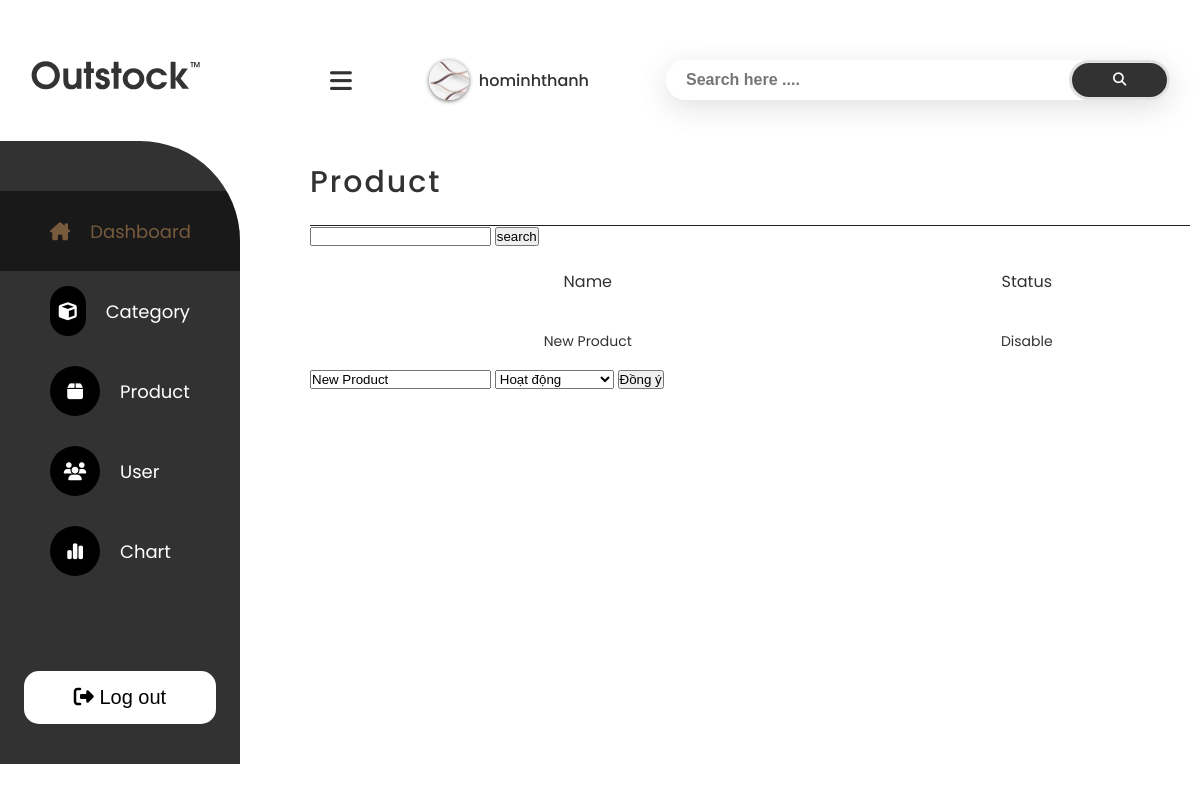
Page /pj-outstock-wb/admin/index.php?act=edit_cate&id=18 on the earlier database version.
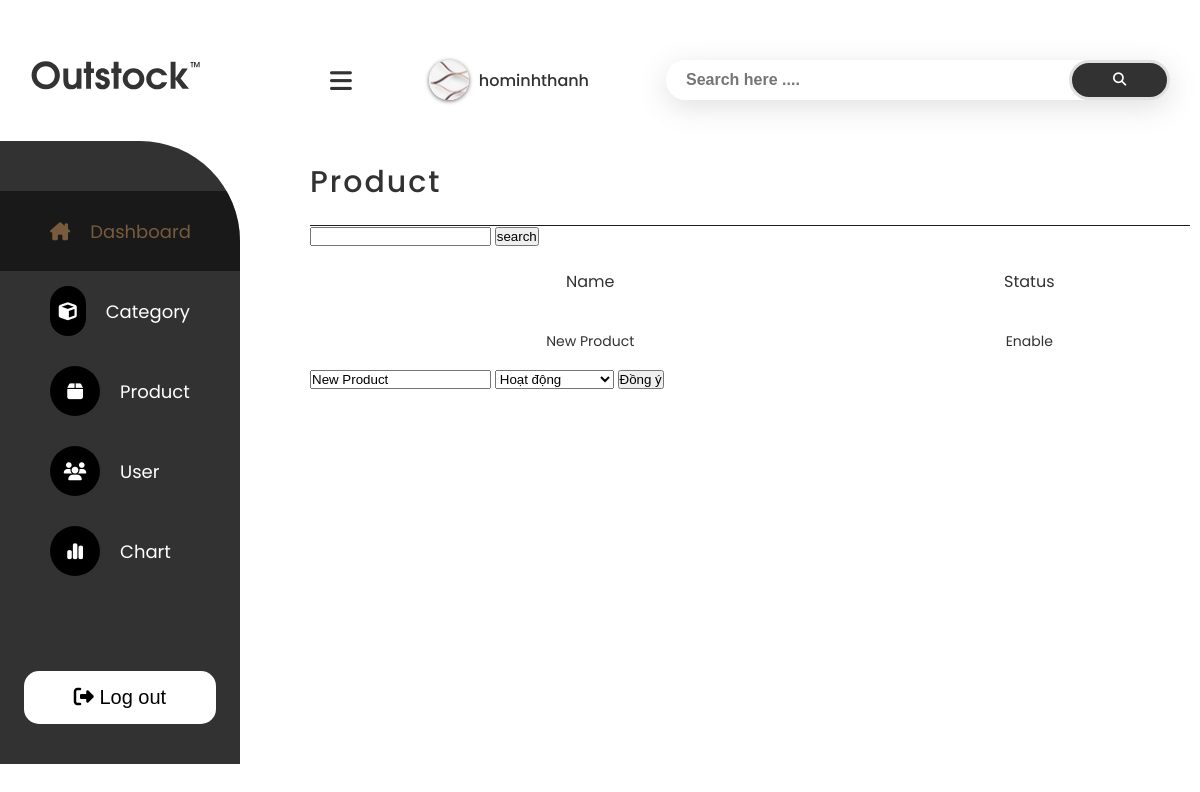
Same page on the later database version.
### tables this page shows
CREATE TABLE `category` (
  `id` int(11) NOT NULL,
  `status` tinyint(1) NOT NULL DEFAULT 0,
  `name_cate` varchar(150) NOT NULL
);

### pj-outstock-wb/Moduel/moduel_cate.php (called while the page is built, shortened)
<?php
    function getone_cate($id_cate){
        $conn = connect_db();
        $stmt = $conn->prepare("SELECT * FROM category WHERE id = '$id_cate'");
        $stmt->execute();
        $kq = $stmt -> fetchAll();
        return $kq;
    }
?>

### pj-outstock-wb/admin/view/update_cate.php (the view, shortened to what this page needs)
<div class="c-9 col">
    <div class="header__search">
        <form action="#">
            <div class="header__search-group">
                <div class="fa-solid fa-bars" id="btn-menu"></div>
                <div class="admin__user">
                    <div class="image__user"></div>
                    <div class="name__user">hominhthanh</div>
                </div>
                <div class="search__group-form">
                    <input type="text" placeholder="Search here ....">
                    <button>
                        <i class="fa-solid fa-magnifying-glass"></i>
                    </button>
                </div>
            </div>
        </form>
    </div>
    <div class="col-md-12 display__item">
        <h2 class="title">
            Product
        </h2>
        <form action="./index.php?act=add_cate" method="POST">
            <input type="text" name="name_cate" id="">
            <input type="submit" value="search" name="themmoi">
        </form>
        <form class="form__table" action="#" method="POST">
            <table>
                <thead>
                    <tr>
                        <th>Name</th>
                        <th>Status</th>
                    </tr>
                </thead>
                <tbody>
                    <?php
                    foreach ($kq as $value) {
                        echo '<tr class="table__row">
                        <td>' . $value['name_cate'] . '</td>
                        <td>';
                        if ($value['status'] == 1) {
                            echo 'Enable';
                        } else {
                            echo 'Disable';
                        }
                        echo '</td>
                    </tr>';
                    }
                    ?>
                </tbody>
            </table>
        </form>
        <form id="form_update" action="./index.php?act=edit_cate" method="post">
                <input type="text" name="name_cate" id="" value="<?= $kq[0]['name_cate'] ?>">
                <select name="active" id="">
                    <option value="1">Hoạt động</option>
                </select>
                <button form="form_update" type="submit" name="update_cate">Đồng ý</button>
            </form>
    </div>
</div>

Differences in the rows shown:
changed category "New Product": status "Disable" → "Enable"
